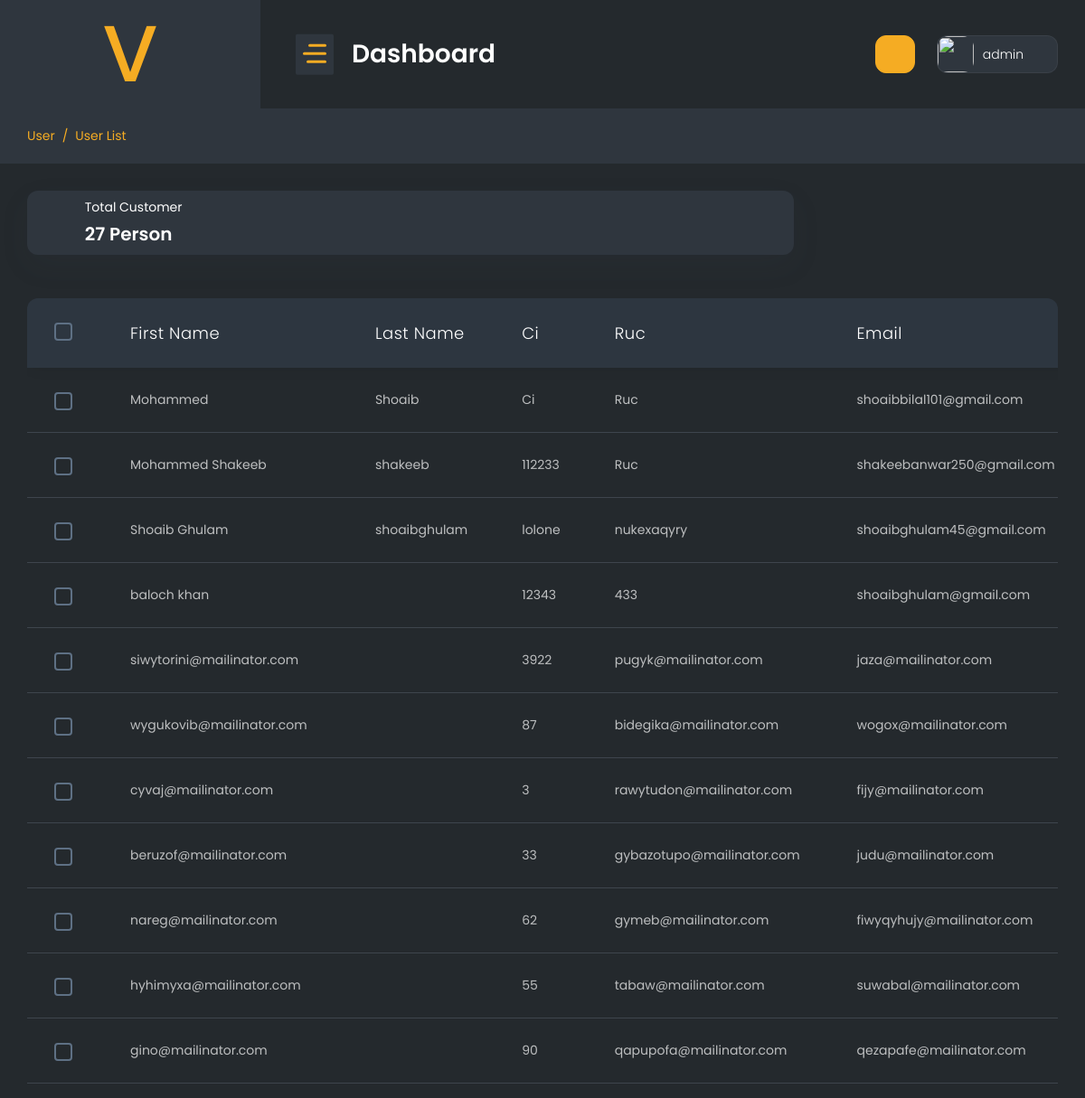
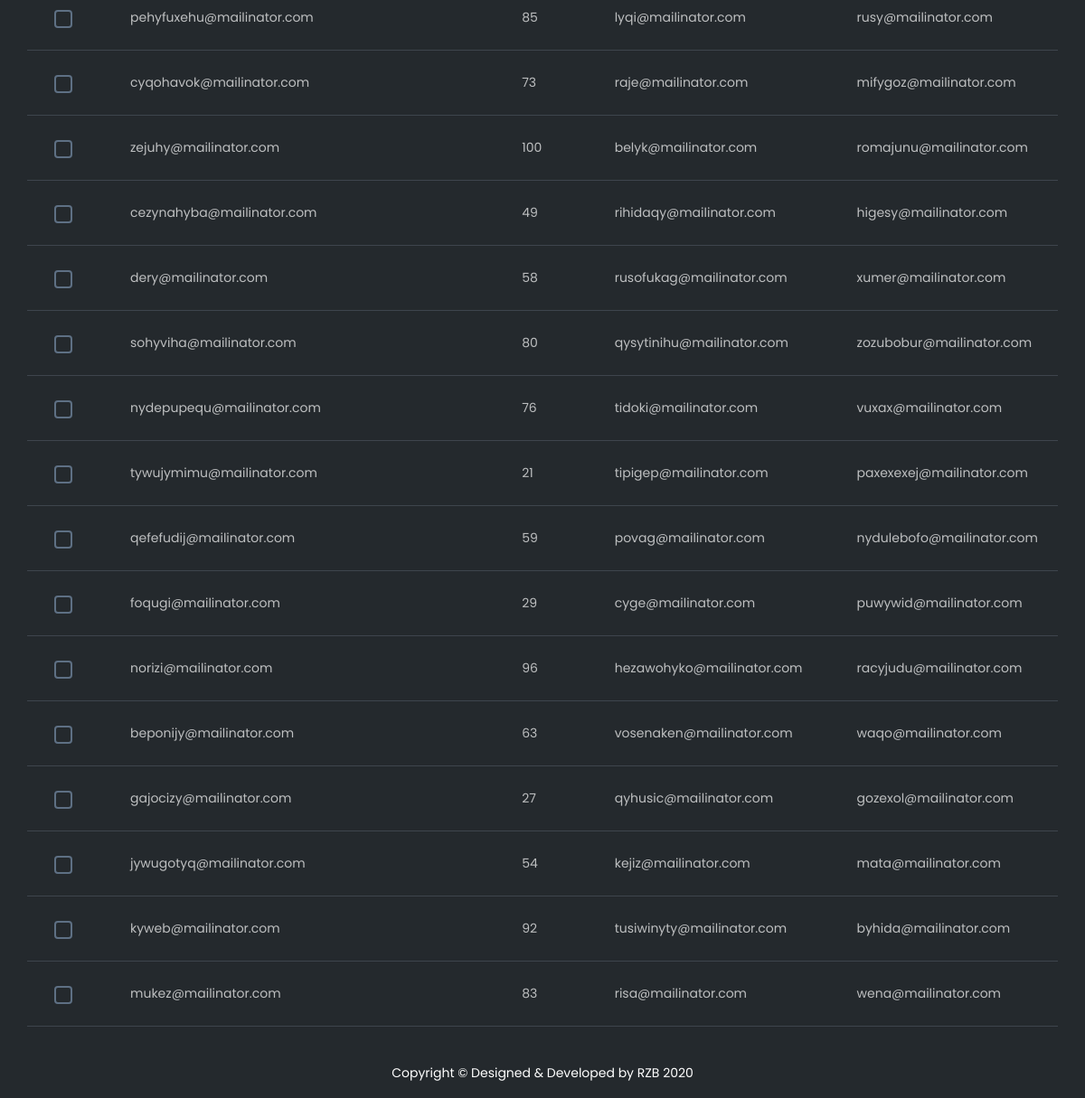
/superadminuser (signed in), run on the app's committed database (2 pictures, top to bottom).
### webapp/models.py (models this page shows, shortened)
class User_Signup(models.Model):
    user_id = models.AutoField(primary_key=True)
    Name = models.CharField(max_length=255, default="")
    Surname = models.CharField(max_length=255, default="")
    Ci = models.CharField(max_length=255, default="")
    Ruc = models.CharField(max_length=255, default="")
    Gender = models.CharField(max_length=20, default="")
    Phones = models.CharField(max_length=20, default="")
    Email = models.EmailField(max_length=255, default="")
    Direction = models.CharField(max_length=255, default="")
    City =  models.CharField(max_length=255, default="")
    Birth_date  = models.DateField()
    Creation = models.DateTimeField(auto_now_add=True, blank=True)
    Password = models.TextField(max_length=500 , default="")

### webapp/views.py (the view)
# urls.py: path('superadminuser',superadminuser.as_view(),name="superadminuser"),
class superadminuser(View):
    def get(self,request):
        if not request.session.has_key('adminid'):
            return redirect("/superadminlogin")
        try:
            data = User_Signup.objects.all()
            countuser = User_Signup.objects.all().count()
            return render(request ,'superadmin/user.html',{'data':data,'countuser':countuser})
        except:
            return redirect("/superadmin")

### templates/superadmin/user.html (shortened to what this page needs)
{% extends "superadmin/base.html" %}
{% block body %}
<div class="container-fluid">
    <div class="page-titles">
        <ol class="breadcrumb">
            <li class="breadcrumb-item active"><a href="javascript:void(0)">User</a></li>
            <li class="breadcrumb-item"><a href="javascript:void(0)">User List</a></li>
        </ol>
    </div>
    <div class="row mb-5 align-items-center">
        <div class="col-lg-9">
            <div class="card m-0 ">
                <div class="card-body py-3 py-md-2">
                    <div class="row align-items-center">
                        <div class="col-md-5 mb-3 mb-md-0">
                            <div class="media align-items-end">
                                <span class="mr-2 mb-1">
                                    <i class="fa fa-user fa-2x"></i>
                                </span>
                                <div class="media-body ml-1">
                                    <p class="mb-1 fs-14">Total Customer</p>
                                    <h3 class="mb-0 font-w600 fs-20">{{countuser}} Person</h3>
                                </div>
                            </div>
                        </div>
                    </div>
                </div>
            </div>
        </div>
    </div>
    <div class="row">
        <div class="col-lg-12">
            <div class="table-responsive">
                <table id="example-5" class="table display mb-4  fs-14">
                    <thead>
                        <tr>
                            <th>
                                <div class="checkbox mr-0 align-self-center">
                                    <div class="custom-control custom-checkbox ">
                                    </div>
                                </div>
                            </th>
                            <th>First Name</th>
                            <th>Last Name</th>
                            <th>Ci</th>
                            <th>Ruc</th>
                            <th>Email</th>
                        </tr>
                    </thead>
                    <tbody>
                        {% for d in data %}
                        <tr>
                            <td>
                                <div class="checkbox mr-0 align-self-center">
                                    <div class="custom-control custom-checkbox ">
                                    </div>
                                </div>
                            </td>
                            <td>{{d.Name}}</td>
                            <td>{{d.Surname}}</td>
                            <td>{{d.Ci}}</td>
                            <td>{{d.Ruc}}</td>
                            <td>{{d.Email}}</td>
                        </tr>
                        {% endfor %}
                    </tbody>
                </table>
            </div>
        </div>
    </div>
</div>
{% endblock body %}

### data on the page
User_Signup: Name "Mohammed", Surname "Shoaib", Ci "Ci", Ruc "Ruc", Email "shoaibbilal101@gmail.com"
User_Signup: Name "Mohammed Shakeeb", Surname "shakeeb", Ci "112233", Ruc "Ruc", Email "shakeebanwar250@gmail.com"
User_Signup: Name "Shoaib Ghulam", Surname "shoaibghulam", Ci "lolone", Ruc "nukexaqyry", Email "shoaibghulam45@gmail.com"
User_Signup: Name "baloch khan", Ci "12343", Ruc "433", Email "shoaibghulam@gmail.com"
User_Signup: Name "siwytorini@mailinator.com", Ci "3922", Ruc "pugyk@mailinator.com", Email "jaza@mailinator.com"
User_Signup: Name "wygukovib@mailinator.com", Ci "87", Ruc "bidegika@mailinator.com", Email "wogox@mailinator.com"
User_Signup: Name "cyvaj@mailinator.com", Ci "3", Ruc "rawytudon@mailinator.com", Email "fijy@mailinator.com"
User_Signup: Name "beruzof@mailinator.com", Ci "33", Ruc "gybazotupo@mailinator.com", Email "judu@mailinator.com"
User_Signup: Name "nareg@mailinator.com", Ci "62", Ruc "gymeb@mailinator.com", Email "fiwyqyhujy@mailinator.com"
User_Signup: Name "hyhimyxa@mailinator.com", Ci "55", Ruc "tabaw@mailinator.com", Email "suwabal@mailinator.com"
User_Signup: Name "gino@mailinator.com", Ci "90", Ruc "qapupofa@mailinator.com", Email "qezapafe@mailinator.com"
User_Signup: Name "pehyfuxehu@mailinator.com", Ci "85", Ruc "lyqi@mailinator.com", Email "rusy@mailinator.com"
User_Signup: Name "cyqohavok@mailinator.com", Ci "73", Ruc "raje@mailinator.com", Email "mifygoz@mailinator.com"
User_Signup: Name "zejuhy@mailinator.com", Ci "100", Ruc "belyk@mailinator.com", Email "romajunu@mailinator.com"
User_Signup: Name "cezynahyba@mailinator.com", Ci "49", Ruc "rihidaqy@mailinator.com", Email "higesy@mailinator.com"
User_Signup: Name "dery@mailinator.com", Ci "58", Ruc "rusofukag@mailinator.com", Email "xumer@mailinator.com"
User_Signup: Name "sohyviha@mailinator.com", Ci "80", Ruc "qysytinihu@mailinator.com", Email "zozubobur@mailinator.com"
User_Signup: Name "nydepupequ@mailinator.com", Ci "76", Ruc "tidoki@mailinator.com", Email "vuxax@mailinator.com"
User_Signup: Name "tywujymimu@mailinator.com", Ci "21", Ruc "tipigep@mailinator.com", Email "paxexexej@mailinator.com"
User_Signup: Name "qefefudij@mailinator.com", Ci "59", Ruc "povag@mailinator.com", Email "nydulebofo@mailinator.com"
User_Signup: Name "foqugi@mailinator.com", Ci "29", Ruc "cyge@mailinator.com", Email "puwywid@mailinator.com"
User_Signup: Name "norizi@mailinator.com", Ci "96", Ruc "hezawohyko@mailinator.com", Email "racyjudu@mailinator.com"
User_Signup: Name "beponijy@mailinator.com", Ci "63", Ruc "vosenaken@mailinator.com", Email "waqo@mailinator.com"
User_Signup: Name "gajocizy@mailinator.com", Ci "27", Ruc "qyhusic@mailinator.com", Email "gozexol@mailinator.com"
User_Signup: Name "jywugotyq@mailinator.com", Ci "54", Ruc "kejiz@mailinator.com", Email "mata@mailinator.com"
User_Signup: Name "kyweb@mailinator.com", Ci "92", Ruc "tusiwinyty@mailinator.com", Email "byhida@mailinator.com"
User_Signup: Name "mukez@mailinator.com", Ci "83", Ruc "risa@mailinator.com", Email "wena@mailinator.com"

### other printed values
{{ request.session.adminname }} "admin"
{{ countuser }} "27"
